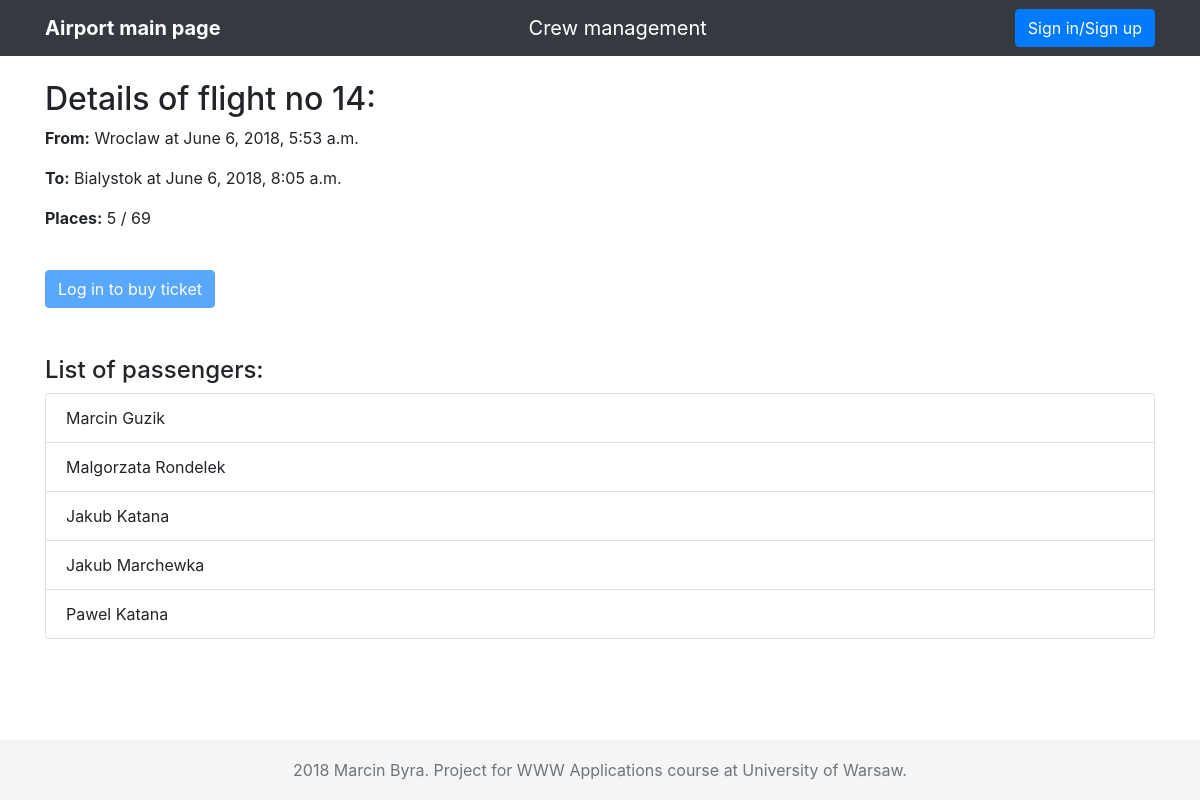
The page /airport/flight/14/ on the database as committed earlier.
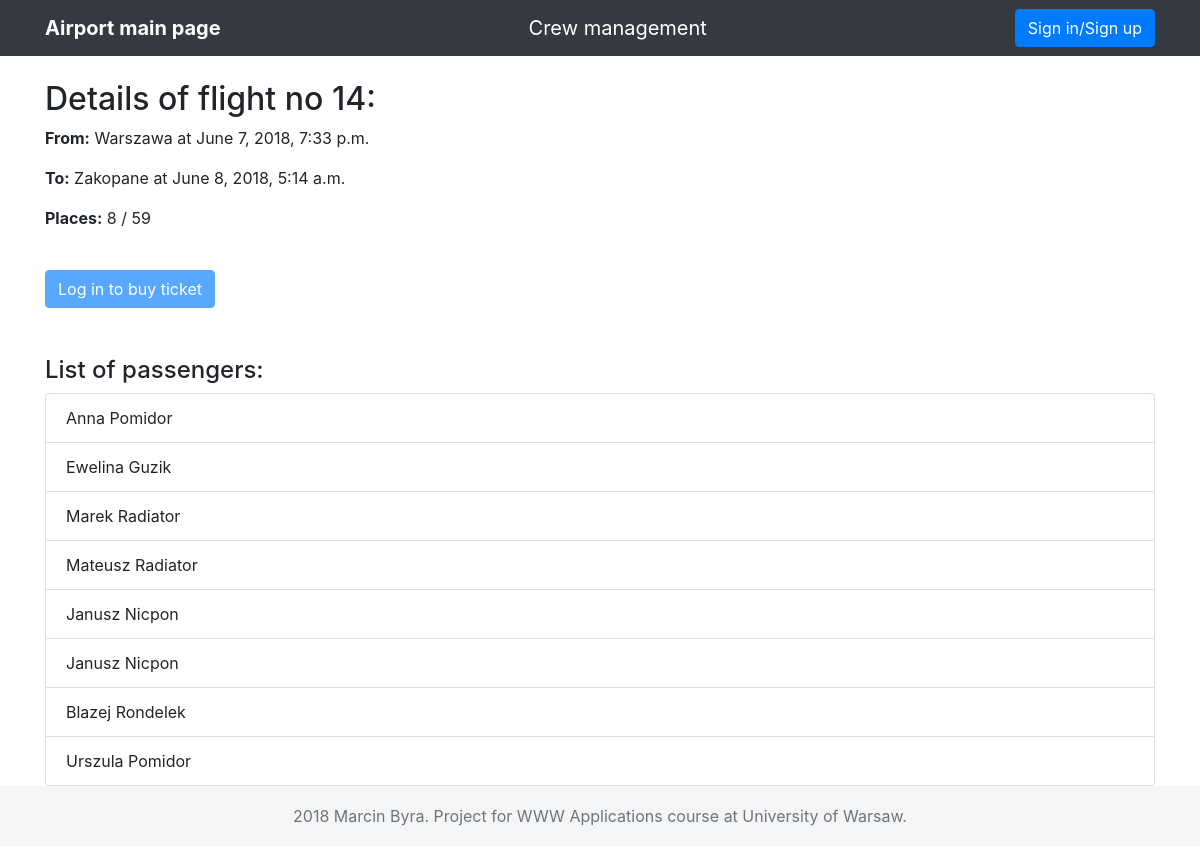
The same page on the database as committed later.
### airport/models.py (models this page shows, shortened)
class Flight(models.Model):
    airplane = models.ForeignKey(Airplane, on_delete=models.CASCADE)
    crew = models.ForeignKey(Crew, on_delete=models.CASCADE, blank=True, null=True, default=None)
    source = models.CharField(max_length=20)
    destination = models.CharField(max_length=20)
    departure_time = models.DateTimeField()
    arrival_time = models.DateTimeField()

class Airplane(models.Model):
    number = models.IntegerField(unique=True)
    capacity = models.IntegerField()

class User(AbstractUser):
    first_name = models.CharField(max_length=20)
    last_name = models.CharField(max_length=20)

### airport/views.py (the view)
# urls.py: path('flight/<int:flight_no>/', views.flight_details, name='flight_details'),
def flight_details(request, flight_no):
    flight = get_object_or_404(Flight, pk=flight_no)
    departure_time_str = flight.departure_time.strftime("%Y-%m-%d %H:%M")
    arrival_time_str = flight.arrival_time.strftime("%Y-%m-%d %H:%M")
    passengers = Ticket.objects.filter(flight=flight).values('passenger__first_name', 'passenger__last_name')
    context = {'flight': flight, 'departure_time_str': departure_time_str, 'arrival_time_str': arrival_time_str,
               'passengers': passengers}
    return render(request, 'airport/flight_details.html', context)

### airport/templates/airport/flight_details.html (shortened to what this page needs)
{% extends 'airport/base.html' %}
{% block content %}
    <h2 class="mt-4">Details of flight no {{ flight.pk }}:</h2>
    <p><b>From:</b> {{ flight.source }} at {{ flight.departure_time }}</p>
    <p><b>To:</b> {{ flight.destination }} at {{ flight.arrival_time }}</p>
    <p><b>Places:</b> {{ passengers|length }} / {{ flight.airplane.capacity }}</p>
    {% if request.user.is_authenticated %}
        <a id="id_buy_ticket_button" href="{% url 'airport:buy_ticket' flight.pk %}" class="btn btn-primary active mt-4 my-4">Buy a ticket</a>
    {% else %}
        <a href=# class="btn btn-primary disabled mt-4 my-4">Log in to buy ticket</a>
    {% endif %}
    <h4 class="mt-4">List of passengers:</h4>
    <ul id="id_passenger_list" class="list-group">
    {% for passenger in passengers %}
        <li class="list-group-item">{{ passenger.passenger__first_name }} {{ passenger.passenger__last_name }}</li>
    {% endfor %}
    </ul>
{% endblock %}

Rows that differ between the two databases and show on the page:
no longer on this page (row edited): User: passenger__first_name "Marcin", passenger__last_name "Guzik"
no longer on this page (row edited): User: passenger__first_name "Malgorzata", passenger__last_name "Rondelek"
no longer on this page (row edited): User: passenger__first_name "Jakub", passenger__last_name "Katana"
no longer on this page (row edited): User: passenger__first_name "Jakub", passenger__last_name "Marchewka"
no longer on this page (row edited): User: passenger__first_name "Pawel", passenger__last_name "Katana"
changed Flight id 14: source "Wroclaw" → "Warszawa"; departure_time "June 6, 2018, 5:53 a.m." → "June 7, 2018, 7:33 p.m."; destination "Bialystok" → "Zakopane"; arrival_time "June 6, 2018, 8:05 a.m." → "June 8, 2018, 5:14 a.m."; airplane.capacity "69" → "59"
now on this page (row edited): User: passenger__first_name "Anna", passenger__last_name "Pomidor"
now on this page (row edited): User: passenger__first_name "Ewelina", passenger__last_name "Guzik"
now on this page (row edited): User: passenger__first_name "Marek", passenger__last_name "Radiator"
now on this page (row edited): User: passenger__first_name "Mateusz", passenger__last_name "Radiator"
now on this page (row edited): User: passenger__first_name "Janusz", passenger__last_name "Nicpon"
now on this page (row edited): User: passenger__first_name "Blazej", passenger__last_name "Rondelek"
now on this page (row edited): User: passenger__first_name "Urszula", passenger__last_name "Pomidor"
Other text that changed with them:
{{ passengers|length }}: "5" → "8"
